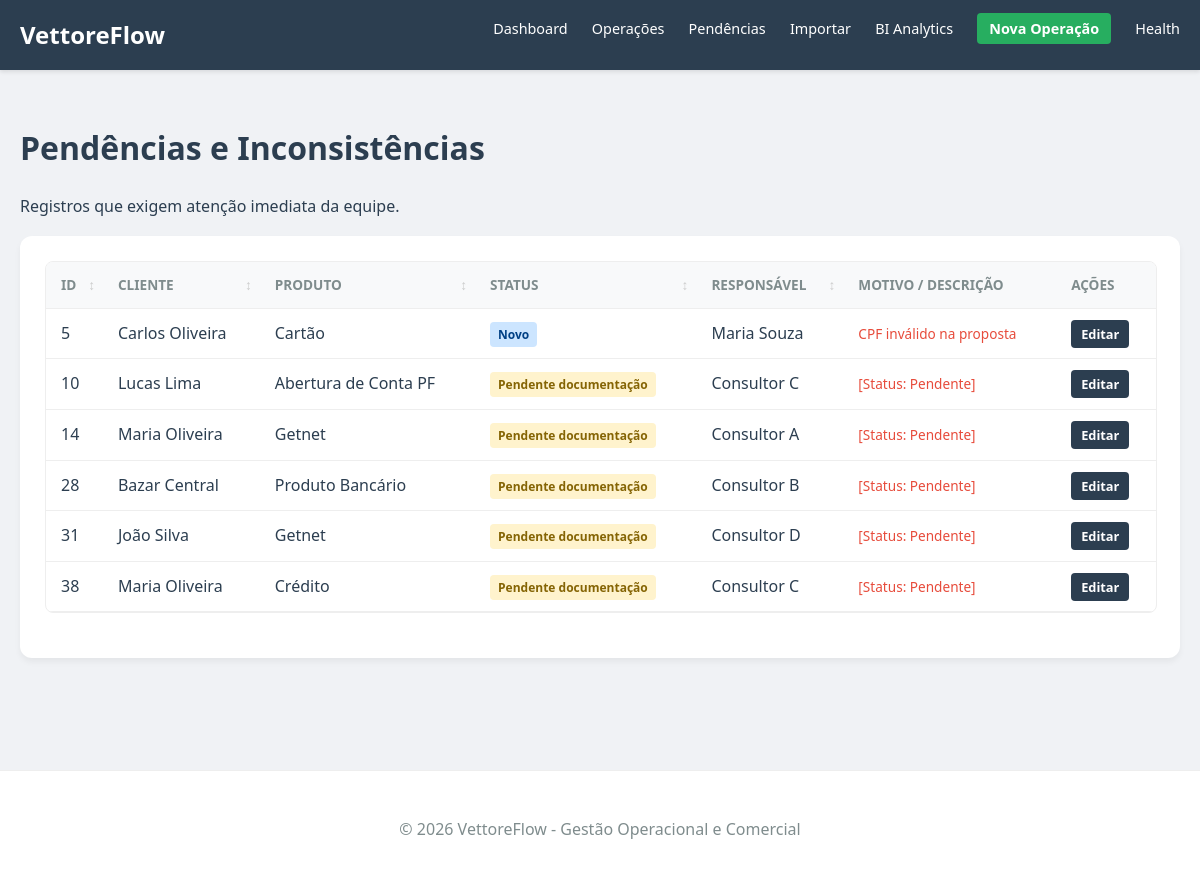
The app's page /vettoreflow/pendencias with its own data.
### app/models/operacao.py (models this page shows, shortened)
class Operacao(db.Model):
    __tablename__ = 'operacoes'
    id = db.Column(db.Integer, primary_key=True)
    data_atendimento = db.Column(db.Date, nullable=False, default=datetime.utcnow)
    cliente_nome = db.Column(db.String(150), nullable=False)
    cpf_cnpj = db.Column(db.String(20), nullable=False)
    produto = db.Column(db.String(100), nullable=False)
    status = db.Column(db.String(50), nullable=False)
    canal_origem = db.Column(db.String(100))
    responsavel = db.Column(db.String(100))
    equipe = db.Column(db.String(100))
    cidade = db.Column(db.String(100))
    uf = db.Column(db.String(2))
    valor_estimado = db.Column(db.Numeric(12, 2), default=0.0)
    observacao = db.Column(db.Text)
    possui_inconsistencia = db.Column(db.Boolean, default=False)
    descricao_inconsistencia = db.Column(db.Text)
    data_criacao = db.Column(db.DateTime, default=datetime.utcnow)

### app/web/routes.py (the view)
@web.route('/pendencias')
def listar_pendencias():
    pendencias = OperacaoService.listar_pendencias()
    return render_template('pendencias.html', pendencias=pendencias)

### app/services/operacao_service.py (called while the page is built)
    @staticmethod
    def listar_pendencias():
        return Operacao.query.filter(
            (Operacao.status == 'Pendente documentação') |
            (Operacao.possui_inconsistencia == True)
        ).all()

### app/templates/pendencias.html (shortened to what this page needs)
{% extends "base.html" %}
{% block content %}
    <h1>Pendências e Inconsistências</h1>
    <p>Registros que exigem atenção imediata da equipe.</p>
    <div class="card">
        {% if pendencias %}
        <div class="table-responsive">
            <table class="data-table">
                <thead>
                    <tr>
                        <th class="sortable">ID</th>
                        <th class="sortable">Cliente</th>
                        <th class="sortable">Produto</th>
                        <th class="sortable">Status</th>
                        <th class="sortable">Responsável</th>
                        <th>Motivo / Descrição</th>
                        <th>Ações</th>
                    </tr>
                </thead>
                <tbody>
                    {% for p in pendencias %}
                    <tr>
                        <td>{{ p.id }}</td>
                        <td>{{ p.cliente_nome }}</td>
                        <td>{{ p.produto }}</td>
                        <td><span class="status-badge {{ p.status.lower().replace(' ', '-') }}">{{ p.status }}</span></td>
                        <td>{{ p.responsavel }}</td>
                        <td class="danger-text">
                            {% if p.status == 'Pendente documentação' %}
                                [Status: Pendente]
                            {% endif %}
                            {% if p.possui_inconsistencia %}
                                {{ p.descricao_inconsistencia }}
                            {% endif %}
                        </td>
                        <td>
                            <a href="{{ url_for('web.editar_operacao', id=p.id) }}" class="btn-edit">Editar</a>
                        </td>
                    </tr>
                    {% endfor %}
                </tbody>
            </table>
        </div>
        {% else %}
        <div class="empty-state success-state">
            <p>Excelente! Não há pendências registradas.</p>
        </div>
        {% endif %}
    </div>
{% endblock %}

### app/static/css/style.css (style rules this page uses)
:root { --primary: #2c3e50; --secondary: #34495e; --success: #27ae60; --warning: #f39c12; --danger: #e74c3c; --light: #ecf0f1; --dark: #2c3e50; --white: #ffffff; }
body { font-family: 'Segoe UI', Tahoma, Geneva, Verdana, sans-serif; line-height: 1.6; margin: 0; padding: 0; background-color: #f0f2f5; color: var(--dark); }
h1, h2, h3 { color: var(--primary); }
.card { background: var(--white); padding: 25px; border-radius: 12px; box-shadow: 0 4px 6px rgba(0,0,0,0.05); margin-bottom: 25px; }
.data-table { width: 100%; border-collapse: collapse; margin-top: 10px; }
.data-table th, .data-table td { text-align: left; padding: 12px 15px; border-bottom: 1px solid #eee; }
.data-table th { background-color: #f8f9fa; color: #7f8c8d; font-size: 0.85rem; text-transform: uppercase; }
.status-badge { padding: 4px 8px; border-radius: 4px; font-size: 0.75rem; font-weight: bold; }
.pendente-documentação { background: #fff3cd; color: #856404; }
.novo, .em-análise { background: #cce5ff; color: #004085; }
.danger-text { color: var(--danger); font-size: 0.85rem; }
.table-responsive { width: 100%; overflow-x: auto; max-height: 400px; overflow-y: auto; border: 1px solid #eee; border-radius: 8px; margin-bottom: 20px; }
.table-responsive .data-table { margin-top: 0; }
.table-responsive thead th { position: sticky; top: 0; z-index: 10; background-color: #f8f9fa; }
.sortable { cursor: pointer; position: relative; padding-right: 20px !important; }
.sortable:after { content: '↕'; position: absolute; right: 8px; color: #ccc; }
.btn-edit { background-color: var(--primary); color: white; padding: 5px 10px; border-radius: 4px; text-decoration: none; font-size: 0.8rem; font-weight: bold; }

### records on screen
Operacao: id "5", cliente_nome "Carlos Oliveira", produto "Cartão", status "Novo", responsavel "Maria Souza", descricao_inconsistencia "CPF inválido na proposta"
Operacao: id "10", cliente_nome "Lucas Lima", produto "Abertura de Conta PF", status "Pendente documentação", responsavel "Consultor C", shows "[Status: Pendente]"
Operacao: id "14", cliente_nome "Maria Oliveira", produto "Getnet", status "Pendente documentação", responsavel "Consultor A", shows "[Status: Pendente]"
Operacao: id "28", cliente_nome "Bazar Central", produto "Produto Bancário", status "Pendente documentação", responsavel "Consultor B", shows "[Status: Pendente]"
Operacao: id "31", cliente_nome "João Silva", produto "Getnet", status "Pendente documentação", responsavel "Consultor D", shows "[Status: Pendente]"
Operacao: id "38", cliente_nome "Maria Oliveira", produto "Crédito", status "Pendente documentação", responsavel "Consultor C", shows "[Status: Pendente]"
